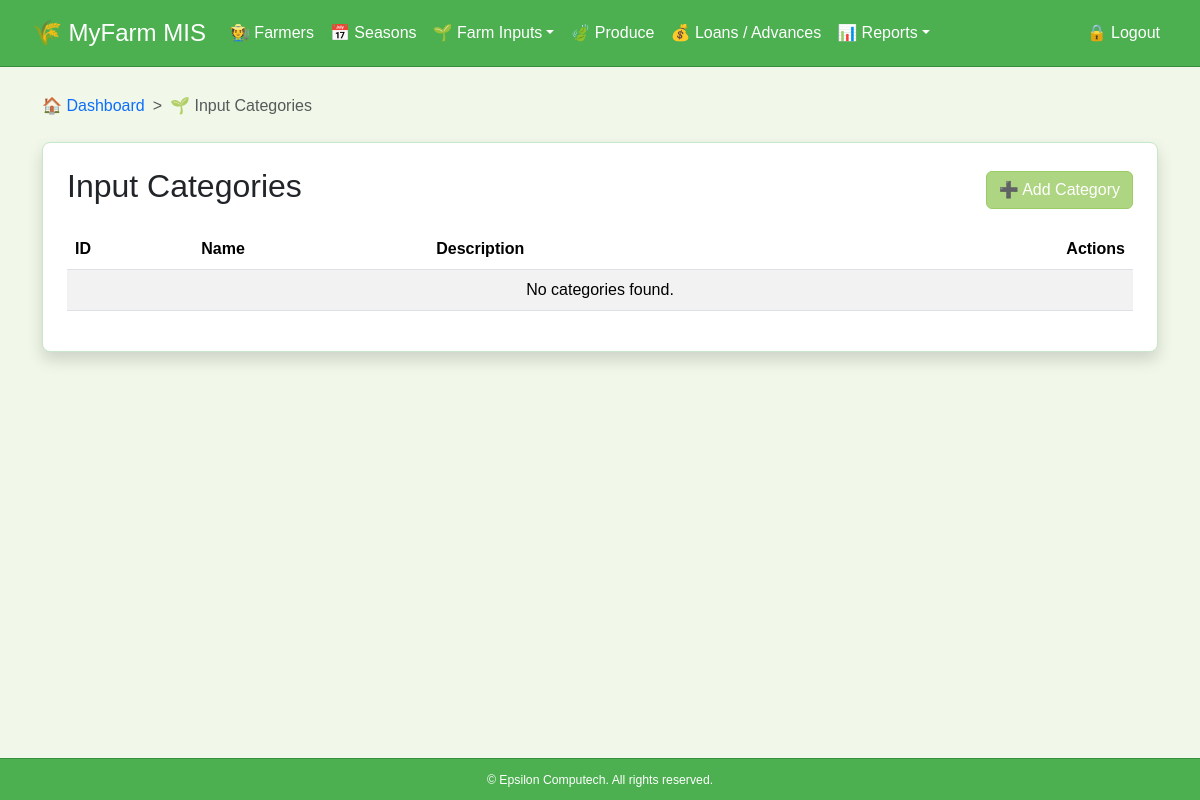
The page /categories/ on the database as committed earlier.
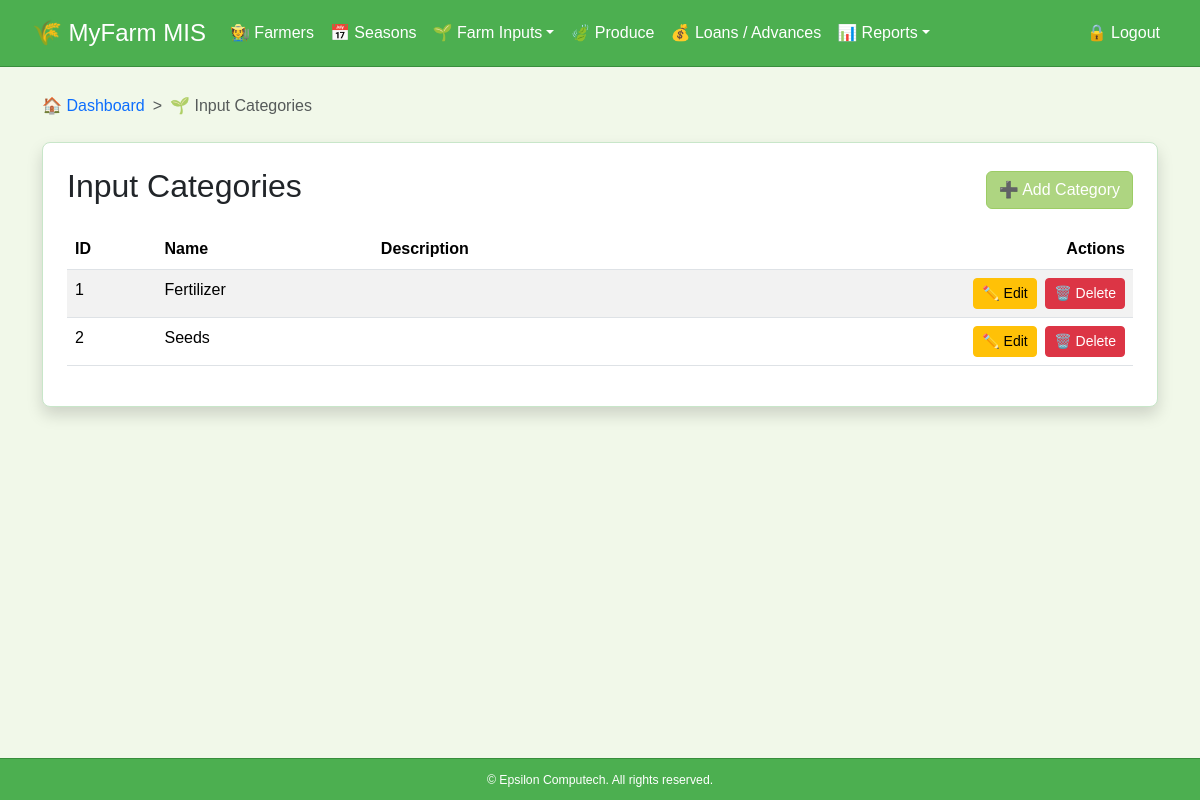
The same page on the database as committed later.
### farmers/models.py (models this page shows, shortened)
class InputCategory(models.Model):
    name = models.CharField(max_length=50)
    description = models.TextField(blank=True, null=True)

### farmers/views.py (the view)
# urls.py: path('categories/', views.inputcategory_list, name='inputcategory_list'),
def inputcategory_list(request):
    categories = InputCategory.objects.all()
    breadcrumbs = [
        {'url': 'dashboard', 'name': 'Dashboard', 'icon': '🏠'},
        {'url': None, 'name': 'Input Categories', 'icon': '🌱'},
    ]
    return render(request, 'inputcategory/inputcategory_list.html', {'categories': categories, 'breadcrumbs': breadcrumbs})

### farmers/context_processors.py (called while the page is built)
def season_context(request):
    season_id = request.GET.get("season")
    selected_season = None
    if season_id:
        selected_season = Season.objects.filter(id=season_id).first()
    if not selected_season:
        selected_season = Season.objects.order_by('-year').first()
    seasons = Season.objects.order_by('-year')
    return {
        "seasons": seasons,
        "selected_season": selected_season
    }

### farmers/templates/inputcategory/inputcategory_list.html
{% extends "base.html" %}
{% block content %}
<div class="card shadow p-4 mt-4 datatable-card">
    <div class="d-flex justify-content-between align-items-center mb-3">
        <h2>Input Categories</h2>
        <a href="{% url 'inputcategory_create' %}" class="btn btn-primary">➕ Add Category</a>
    </div>
    <table class="table table-striped datatable" data-title="Farm Input Categories">
        <thead>
            <tr>
                <th>ID</th>
                <th>Name</th>
                <th>Description</th>
                <th class="text-end">Actions</th>
            </tr>
        </thead>
        <tbody>
            {% for category in categories %}
            <tr>
                <td>{{ forloop.counter }}</td>
                <td>{{ category.name }}</td>
                <td>{{ category.description }}</td>
                <td class="text-end">
                    <a href="{% url 'inputcategory_update' category.pk %}" class="btn btn-sm btn-warning me-1">✏️ Edit</a>
                    <a href="#"
                    class="btn btn-sm btn-danger"
                    data-bs-toggle="modal"
                    data-bs-target="#deleteModal"
                    data-url="{% url 'inputcategory_delete' category.pk %}"
                    data-item-name="{{ category.name }}">
                    🗑️ Delete
                    </a>
                </td>
            </tr>
            {% empty %}
            <tr>
                <td colspan="4" class="text-center">No categories found.</td>
            </tr>
            {% endfor %}
        </tbody>
    </table>
</div>
{% endblock %}

Rows that differ between the two databases and show on the page:
added InputCategory: name "Fertilizer"
added InputCategory: name "Seeds"
Other text that changed with them:
text no longer shown: "No categories found."
